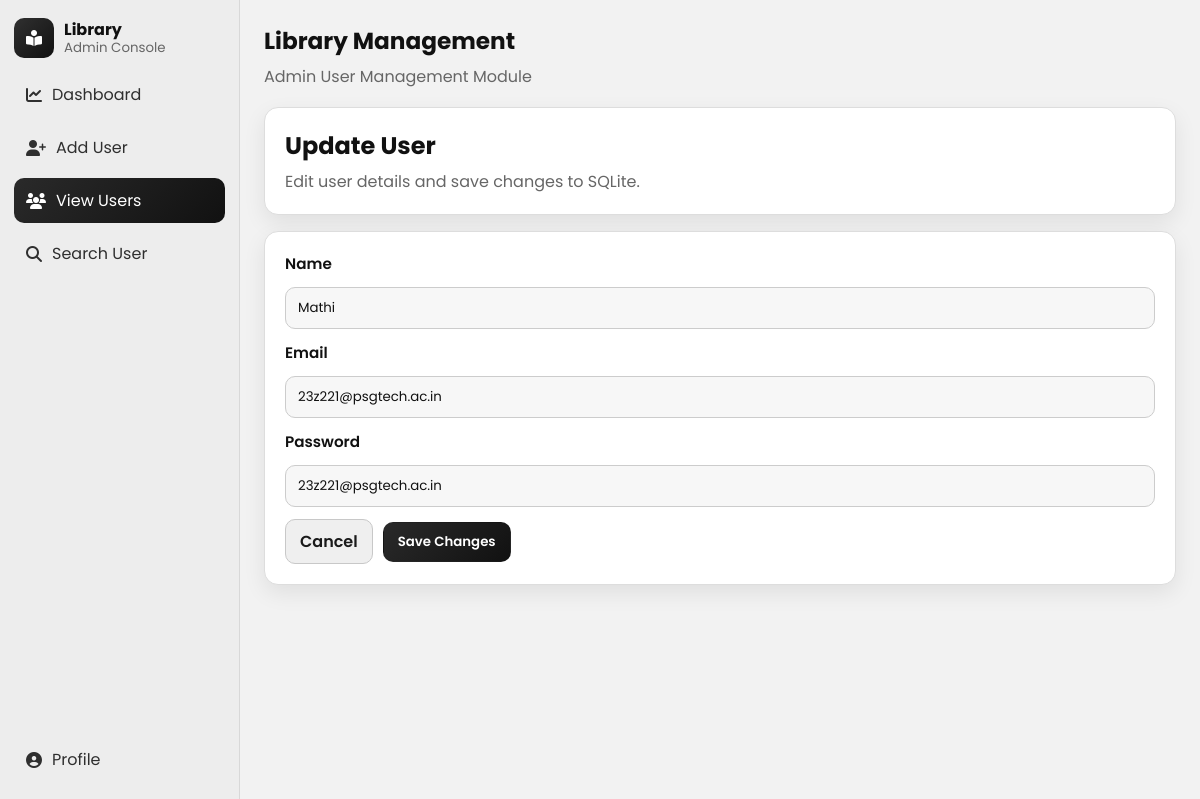
The app's page /users/12/edit with its own data.
### tables this page shows
CREATE TABLE users
                     (id INTEGER PRIMARY KEY AUTOINCREMENT,
                      name TEXT NOT NULL,
                      email TEXT NOT NULL,
                      phone TEXT, password TEXT NOT NULL DEFAULT '');

### app.py (the view, shortened to what this page needs)
@app.route("/users/<int:user_id>/edit", methods=["GET", "POST"])
def update_user(user_id):
    user = fetch_user(user_id)
    if not user:
        flash("User not found.", "warning")
        return redirect(url_for("view_users"))
    return render_template("update_user.html", user=user)

### app.py (called while the page is built)
def fetch_user(user_id):
    with get_connection() as conn:
        return conn.execute(
            "SELECT id, name, email, password FROM users WHERE id = ?",
            (user_id,),
        ).fetchone()

### database.py (called while the page is built)
def get_connection():
    conn = sqlite3.connect(DATABASE_PATH)
    conn.row_factory = sqlite3.Row
    return conn

### templates/update_user.html (shortened to what this page needs)
{% extends "base.html" %}
{% block content %}
<section class="page-heading">
    <h1>Update User</h1>
    <p>Edit user details and save changes to SQLite.</p>
</section>
<section class="form-card">
    <form method="post" class="user-form">
        <label for="name">Name</label>
        <input id="name" name="name" type="text" required value="{{ user.name }}">
        <label for="email">Email</label>
        <input id="email" name="email" type="email" required value="{{ user.email }}">
        <label for="password">Password</label>
        <input id="password" name="password" type="text" required value="{{ user.password }}">
        <div class="form-actions">
            <a class="btn btn-light" href="{{ url_for('view_users') }}">Cancel</a>
            <button class="btn btn-primary" type="submit">Save Changes</button>
        </div>
    </form>
</section>
{% endblock %}

### static/css/style.css (style rules this page uses)
:root { --bg: #f2f2f2; --surface: #ffffff; --surface-soft: #f7f7f7; --text: #111111; --muted: #666666; --line: #dddddd; --primary: #2a2a2a; --primary-dark: #1a1a1a; --danger: #2f2f2f; --danger-dark: #1f1f1f; --radius: 14px; --shadow: 0 8px 22px rgba(0, 0, 0, 0.08); }
* { box-sizing: border-box; }
body { margin: 0; font-family: "Poppins", sans-serif; color: var(--text); background: var(--bg); }
.hero, .page-heading, .form-card, .profile-card, .detail-card, .empty-state, .table-card { background: var(--surface); border: 1px solid var(--line); border-radius: var(--radius); box-shadow: var(--shadow); }
.hero, .page-heading, .form-card, .profile-card, .detail-card, .table-card { padding: 20px; }
.hero h1, .page-heading h1 { margin: 0 0 6px; font-size: clamp(1.2rem, 2vw, 1.7rem); }
.hero p, .page-heading p { margin: 0; color: var(--muted); }
.page-heading { margin-bottom: 16px; }
.toolbar-actions, .user-card-actions, .form-actions, .action-group { display: flex; align-items: center; gap: 10px; }
.user-form { display: flex; flex-direction: column; gap: 12px; }
.user-form label { font-weight: 600; font-size: 0.95rem; }
.user-form input { width: 100%; padding: 10px 12px; border: 1px solid #cccccc; border-radius: 10px; font-family: inherit; color: var(--text); background: var(--surface-soft); outline: none; }
.btn { border: 1px solid transparent; border-radius: 10px; padding: 9px 14px; font-family: inherit; font-weight: 600; cursor: pointer; text-decoration: none; display: inline-flex; align-items: center; justify-content: center; transition: background 0.2s ease, transform 0.2s ease; }
.btn-primary { color: #fff; background: linear-gradient(135deg, var(--primary), #111111); }
.btn-light { color: #1a1a1a; border-color: #c8c8c8; background: #efefef; }

### records on screen
users: name "Mathi", email "23z221@psgtech.ac.in", password "23z221@psgtech.ac.in"
